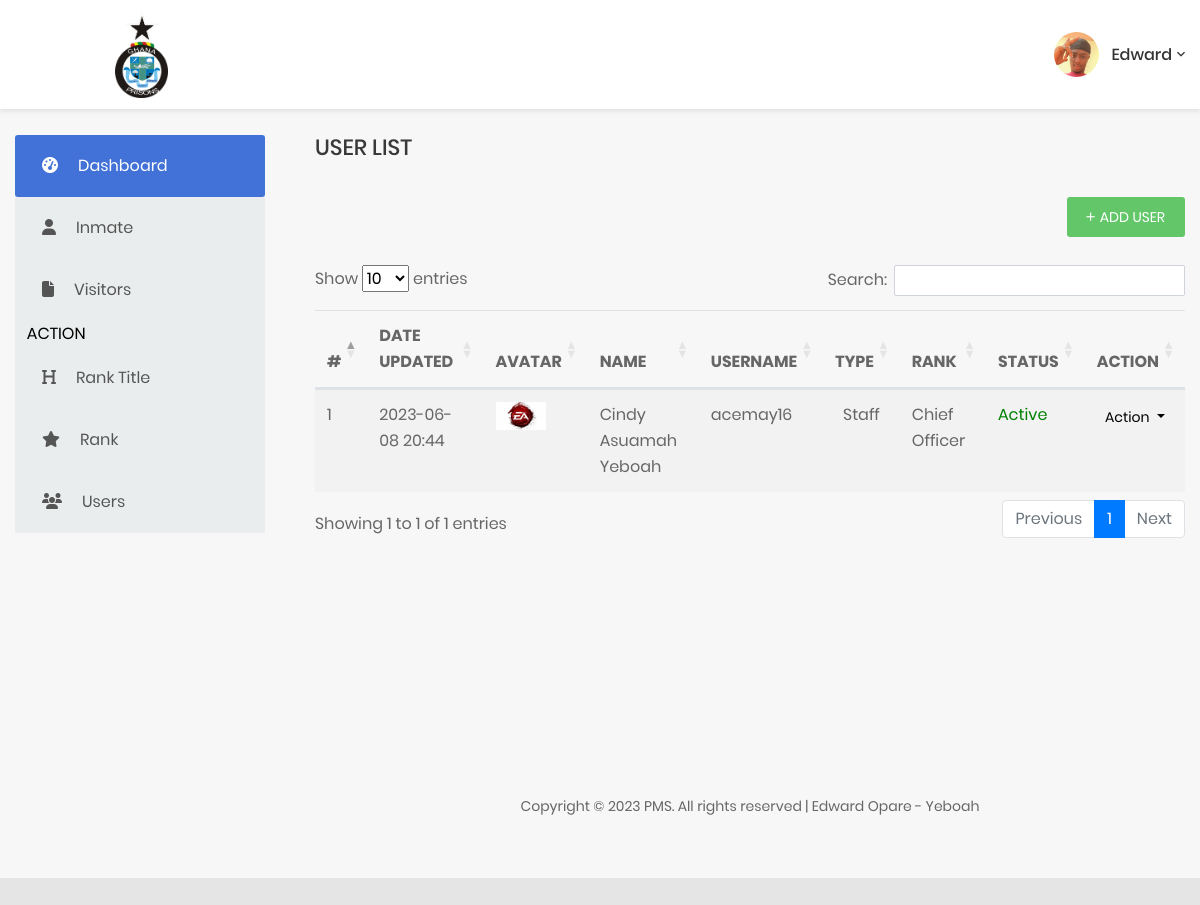
/users.php (signed in), run on the app's committed database.
### tables this page shows
CREATE TABLE `users` (
  `id` int(50) NOT NULL,
  `firstname` varchar(250) NOT NULL,
  `middlename` text DEFAULT NULL,
  `lastname` varchar(250) NOT NULL,
  `username` text NOT NULL,
  `password` text NOT NULL,
  `avatar` text DEFAULT NULL,
  `last_login` datetime DEFAULT NULL,
  `type` tinyint(1) NOT NULL DEFAULT 0,
  `rank` varchar(100) NOT NULL,
  `date_added` datetime NOT NULL DEFAULT current_timestamp(),
  `date_updated` datetime DEFAULT current_timestamp() ON UPDATE current_timestamp(),
  `status` int(11) NOT NULL DEFAULT 1,
  `drug_permit` varchar(100) NOT NULL,
  `food_permit` varchar(100) NOT NULL,
  `request_drug_permit` int(11) NOT NULL,
  `request_food_permit` int(11) NOT NULL
);

CREATE TABLE `ranks` (
  `id` int(11) NOT NULL,
  `rank` varchar(100) NOT NULL,
  `rank_code` varchar(100) NOT NULL,
  `title_code` varchar(100) NOT NULL,
  `status` int(11) NOT NULL DEFAULT 1
);

### users.php (the view, shortened to what this page needs)
<?php
if(empty($_SESSION['user'])) {
    echo "<script> location.href='logout.php';</script>";
}else{
 ?>
<?php include 'db.php'; ?>
<?php include 'include/head.php'; ?>
<body class="animsition">
    <div class="page-wrapper">
        <?php include 'include/header.php'; ?>
        <div class="page-container3">
            <section>
                <div class="container"><br>
                    <div class="row">
                        <div class="col-xl-3">
                            <?php include 'include/side_menu.php'; ?>
                        </div>
                        <div class="col-xl-9">
                            <div class="page-content">
                                <div class="row">
                                    <div class="col-md-12">
                                <h3 class="title-5 m-b-35">USER LIST</h3>
                                <div class="table-data__tool">
                                    <div class="table-data__tool-right">
                                        <a class="au-btn au-btn-icon au-btn--green au-btn--small" href="add-user.php">
                                            <i class="zmdi zmdi-plus"></i>add User</a>
                                    </div>
                                </div>
                                <div class="">
                                    <table class="table table-striped" id="prison_table" style="width:100%">
                                        <thead>
                                            <tr>
                                                <th>#</th>
                                                <th>DATE UPDATED</th>
                                                <th>AVATAR</th>
                                                <th>NAME</th>
                                                <th>USERNAME</th>
                                                <th>TYPE</th>
                                                <th>RANK</th>
                                                <th>STATUS</th>
                                                <th>ACTION</th>
                                            </tr>
                                        </thead>
                                        <tbody>
                               <?php
                                  $i = 1;
                                  $qry = $db->prepare("SELECT *, concat(firstname,' ', coalesce(concat(middlename,' '), '') , lastname) as `name`, users.id, ranks.rank AS rname from `users` JOIN ranks ON ranks.id=users.rank where users.id != '{$_SESSION['id']}' order by concat(firstname,' ', lastname) asc");
                                  $qry->execute();
                                  $results=$qry->fetchAll(PDO::FETCH_OBJ);
                                  foreach($results as $result){
                                      $img = '<img src="'.$result->avatar.'" style="width:50px;">';
                                      $status = $result->status;
                                      if ($status == 1) {
                                          $stShow = "Active";
                                          $color = "green";
                                      }else{
                                          $stShow = "Inactive";
                                          $color = "red";
                                      }
                              ?>
                                            <tr class="">
                                                <td><?php echo $i; ?></td>
                                                <td><?php echo date("Y-m-d H:i",strtotime($result->date_updated)) ?></td>
                                                <td><?php echo $img; ?></td>
                                                <td><?php echo $result->name; ?></td>
                                                <td><?php echo $result->username; ?></td>
                                                <td class="text-center">
                                                    <?php if($result->type == 1): ?>
                                                        Administrator
                                                    <?php elseif($result->type == 2): ?>
                                                        Staff
                                                    <?php else: ?>
                                                        N/A
                                                    <?php endif; ?>
                                                </td>
                                                <td><?php echo $result->rname; ?></td>
                                                <td>
                                                    <div style="color:<?php echo $color;?>"> <?php echo htmlentities($stShow);?></div>
                                                </td>
                                                <td align="center">
                                                 <button type="button" class="btn btn-flat p-1 btn-default btn-sm dropdown-toggle dropdown-icon" data-toggle="dropdown">
                                                        Action
                                                  </button>
                                            </td>
                                            </tr>
                                            <?php $i++; } ?>
                                        </tbody>
                                    </table>
                                </div>
                            </div>
                                </div>
                                <?php include 'include/footer_note.php'; ?>
                            </div>
                        </div>
                    </div>
                </div>
            </section>
        </div>
    </div>
<?php include 'include/footer.php'; ?>
  <?php } ?>

### include/header.php (shortened to what this page needs)
 <?php
 $query = $db->query("SELECT * FROM users WHERE id = '".$_SESSION['id']."'");
  if($query->rowCount() > 0){
    $result = $query->fetchAll(PDO::FETCH_OBJ);
    foreach($result as $data){
        $myImage = $data->avatar;
    }
}
 ?>
        <header class="header-desktop4">
            <div class="container">
                <div class="header4-wrap">
                    <div class="header__logo">
                        <a href="dashboard.php">
                            <img src="images/pmslogo.png" alt="pms" style="width: 15%; margin-left: 100px;">
                        </a>
                    </div>
                    <div class="header__tool">
                        <div class="account-wrap">
                            <div class="account-item account-item--style2 clearfix js-item-menu">
                                <div class="image">
                                    <img src="<?php echo($myImage); ?>" alt="profile" />
                                </div>
                                <div class="content">
                                    <a class="js-acc-btn" href="javascript:;"><?php echo $_SESSION['firstname']; ?></a>
                                </div>
                            </div>
                        </div>
                    </div>
                </div>
            </div>
        </header>

### data on the page
users: avatar (picture)
users: date_updated "2023-06-08 20:44", avatar (picture), name "Cindy Asuamah Yeboah", username "acemay16", type "Staff", ranks.rank "Chief Officer", ranks.status "Active"

### other printed values
$_SESSION['firstname'] "Edward"
